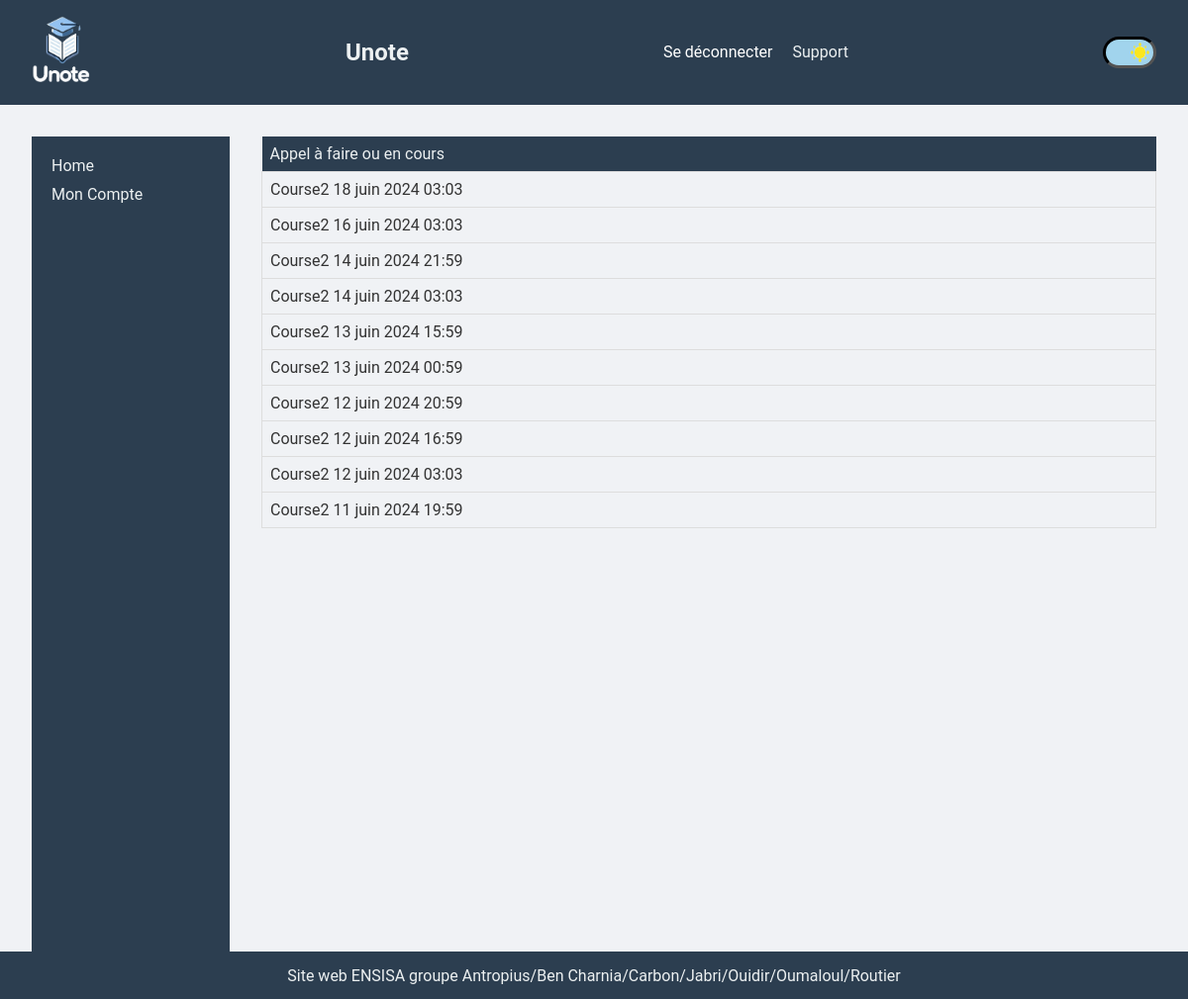
/portal/attendance_teacher/ (signed in), run on the app's committed database.
### administration/models.py (models this page shows, shortened)
class Session(models.Model):
    date = models.DateTimeField()
    duration = models.DurationField()
    exam = models.BooleanField()
    is_called_done = models.BooleanField(default=False)
    room = models.ForeignKey(Room, on_delete=models.CASCADE)
    course = models.ForeignKey(Course, on_delete=models.CASCADE)

class Course(models.Model):
    name = models.CharField(max_length=255)
    group = models.ForeignKey(Group, on_delete=models.CASCADE)
    teacher = models.ForeignKey(CustomUser, on_delete=models.CASCADE)
    subject = models.ForeignKey(Subject, on_delete=models.CASCADE)

### user_portal/views.py (the view)
# urls.py: path('attendance_teacher/', views.attendance_teacher,
@login_required
def attendance_teacher(request):
    if request.user.user_type != "teacher":
        return render(request, 'main/403.html', status=403)
    user = request.user
    current_time = timezone.now() + timezone.timedelta(hours=2)
    three_hours_ago = current_time - timezone.timedelta(hours=3)
    sessions = Session.objects.annotate(
        end_time=ExpressionWrapper(F('date') + F('duration'),
                                   output_field=DateTimeField())
    ).filter(
        date__lt=current_time,
        course__teacher=user
    ).filter(
        Q(is_called_done=False) |
        Q(end_time__gt=three_hours_ago)
    ).order_by('-date')
    context = {'user': user, 'sessions': sessions}
    return render(request, 'attendance/attendance_teacher.html', context)

### user_portal/templates/attendance/attendance_teacher.html
{% extends "user_portal/base.html" %}
{% load static %}
{% block content %}
<div class="flex_full">
    <table>
      <tbody>
        <thead>
            <tr>
                <th>Appel à faire ou en cours</th>
            </tr>
        </thead>
        {% for session in sessions %}
                    <tr>
                        {% if session.is_called_done %}
                        <td class="background-green">
                            <a class="notes_section"
                               href="{% url 'user_portal:class_call' session.id %}">
                                {{session.course.name}} {{session.date}}
                            </a>
                        </td>
                        {% else %}
                        <td>
                            <a class="notes_section"
                               href="{% url 'user_portal:class_call' session.id %}">
                                {{session.course.name}} {{session.date}}
                            </a>
                        </td>
                        {% endif %}
                    </tr>
        {% endfor %}
      </tbody>
    </table>
</div>
{% endblock %}

### static/style.css (style rules this page uses)
:root { --secondary-color: #2c3e50; --admin-menu-link-color: #2980b9; --title-link-color: #2980b9; --background-schedule-color: #f0f2f5; --background-schedule-color2: #fff; --schedule-title-color: #1285a1; --taken-cells-background-color: #87d2ff; --taken-cells-exam-background-color: #ff7777; --title-color: #2c3e50; --button-color2: #fff; --link2-color: #2980b9; --submit-background-color1: #2980b9; --body-text-color: #333; --main-text-color: #ecf0f1; --notes-section-color: #333; --notes-section-button-color: #333; --form-input-color: #fff; --form-input-background-color: #ecf0f1; --link-color: #2980b9; --table-border-color: #ddd; --link-hover-color: #732d91; --lates-link-color: #2980b9; --button-background-color: #3498db; --button-link-color: #3498db; --main-background-color: #f0f2f5; --background-color-1: #f0f2f5; --call-done-background-color: #c0fdde; --white-color: #fff; --f2-color): #f2f2f2; --placeholder-color: #888888; --font-size: 16px; --toggle_height: 16em; --toggle_width: 30em; --toggle_btn_radius: 10em; --background-color-night: #080125; --background-color-day: #A1D4ED; --moon_color: #D9FBFF; --scroll-behavior: smooth; scroll-behavior: var(--scroll-behavior); }
::placeholder { color: var(--placeholder-color); }
body { font-family: 'Roboto', sans-serif; background-color: var(--main-background-color); margin: 0; padding: 0; color: var(--body-text-color); }
.notes_section { color: var(--notes-section-color); }
a, a:hover { text-decoration: none; }
a { color: var(--link-color); }
.flex_full { flex: 1; }
table { width: 100%; border-collapse: collapse; margin-bottom: 1em; }
table thead th { background-color: var(--secondary-color); color: var(--main-text-color); padding: 0.5em; text-align: left; font-weight: normal; }
table tbody td, table tbody th { border: 1px solid var(--table-border-color); padding: 0.5em; text-align: left; }
table tbody tr:nth-child(even) { background-color: var(--main-background-color); }
body { transition: all .2s ease-in-out; }

### data on the page
Session: course.name "Course2", date "18 juin 2024 03:03"
Session: course.name "Course2", date "16 juin 2024 03:03"
Session: course.name "Course2", date "14 juin 2024 21:59"
Session: course.name "Course2", date "14 juin 2024 03:03"
Session: course.name "Course2", date "13 juin 2024 15:59"
Session: course.name "Course2", date "13 juin 2024 00:59"
Session: course.name "Course2", date "12 juin 2024 20:59"
Session: course.name "Course2", date "12 juin 2024 16:59"
Session: course.name "Course2", date "12 juin 2024 03:03"
Session: course.name "Course2", date "11 juin 2024 19:59"
